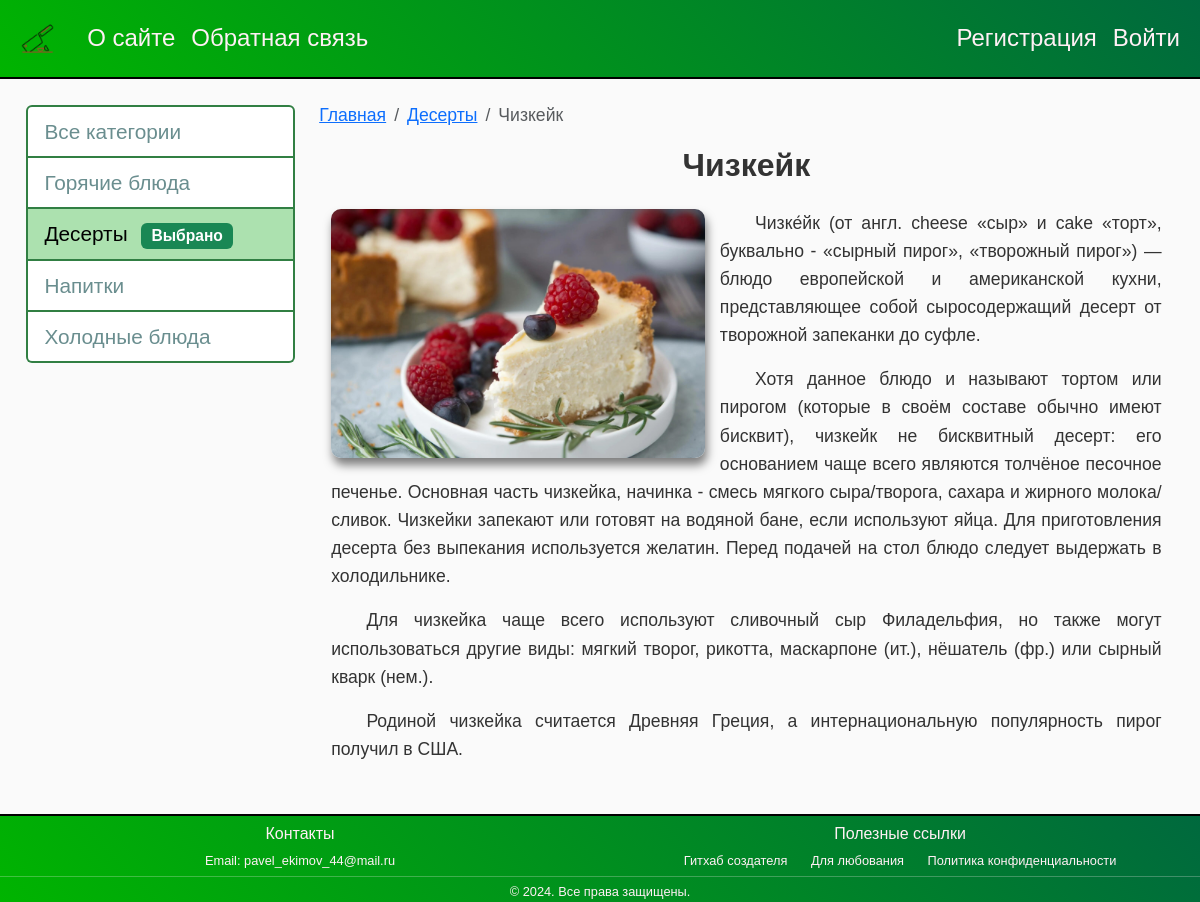
The app's page /post/chizkeyk/ with its own data.
### meal/models.py (models this page shows, shortened)
class Category(models.Model):
    name = models.CharField(max_length=100, db_index=True, verbose_name='Категория')
    slug = models.SlugField(max_length=255, unique=True, db_index=True, verbose_name='URL')
    def __str__(self):
        return self.name
    def get_absolute_url(self):
        return reverse('category', kwargs={'cat_slug': self.slug})
    class Meta:
        verbose_name = 'Категорию'
        verbose_name_plural = 'Категории'
        ordering = ['id']

class Food(models.Model):
    title = models.CharField(max_length=255, verbose_name='Название блюда')
    slug = models.SlugField(max_length=255, unique=True, db_index=True, verbose_name='URL')
    content = models.TextField(blank=True, verbose_name='Информация')
    photo = models.ImageField(upload_to="photo/%Y/%m/%d/", verbose_name='Фото')
    time_create = models.DateTimeField(auto_now_add=True, verbose_name='Время создания')
    time_update = models.DateTimeField(auto_now=True, verbose_name='Время изменения')
    is_published = models.BooleanField(default=True, verbose_name='Опубликовать')
    author = models.ForeignKey(User, on_delete=models.CASCADE, verbose_name='Автор')
    cat = models.ForeignKey('Category', on_delete=models.PROTECT, verbose_name='Категория')
    def __str__(self):
        return self.title
    class Meta:
        verbose_name = 'Различные блюда'
        verbose_name_plural = 'Различные блюда'
        ordering = ['id']

### meal/views.py (the view)
# urls.py: path('post/<slug:post_slug>/', ShowPost.as_view(), name='post'),
class ShowPost(DataMixin, DetailView):
    model = Food
    template_name = 'meal/post.html'
    slug_url_kwarg = 'post_slug'
    context_object_name = 'post'
    def get_context_data(self, *, object_list=None, **kwargs):
        context = super().get_context_data(**kwargs)
        c_def = self.get_user_context(title=context['post'])
        if not context['post'].is_published:
            c_def['cat_selected'] = -1
            c_def['breadcrumbs_extra'] = {
                'name': 'Неопубликованные записи',
                'url': reverse('unpublished_posts')
            }
        else:
            c_def['cat_selected'] = context['post'].cat.pk
        return dict(list(context.items()) + list(c_def.items()))

### meal/utils.py (called while the page is built)
    def get_user_context(self, **kwargs):
        context = kwargs
        cats = cache.get('cats')
        if not cats:
            cats = (Category.objects.annotate(food__count=Count('food', filter=Q(food__is_published=True)))
                    .filter(food__count__gt=0))
            cache.set('cats', cats, 60)
        user_menu = menu.copy()
        if not self.request.user.is_authenticated:
            user_menu.pop(1)
        context['menu'] = user_menu
        context['cats'] = cats
        context['cat_selected'] = context.get('cat_selected', 0)
        return context

### meal/templates/meal/post.html (shortened to what this page needs)
{% extends 'meal/base.html' %}
{% block leftmenu %}
    {% if post.is_published %}
        {% with cat_selected=post.cat.pk %}
            {{ block.super }}
        {% endwith %}
    {% else %}
        {% with cat_selected=-1 %}
            {{ block.super }}
        {% endwith %}
    {% endif %}
{% endblock %}
{% block breadcrumbs %}
    <nav aria-label="breadcrumb">
        <ol class="breadcrumb">
            <li class="breadcrumb-item">
                <a href="{% url 'home' %}">Главная</a>
            </li>
            {% if not post.is_published %}
                <li class="breadcrumb-item">
                    <a href="{% url 'unpublished_posts' %}">Неопубликованные записи</a>
                </li>
                <li class="breadcrumb-item active" aria-current="page">
                    {{ post.cat }}
                </li>
            {% else %}
                <li class="breadcrumb-item">
                    <a href="{% url 'category' post.cat.slug %}">{{ post.cat }}</a>
                </li>
            {% endif %}
            <li class="breadcrumb-item active" aria-current="page">
                {{ post.title }}
            </li>
        </ol>
    </nav>
{% endblock %}
{% block content %}
    <div class="container mt-4">
        <h1 class="text-center mb-4">{{ post.title }}</h1>
        <div class="post-content">
            {% if post.photo %}
                <img class="img-article-left" src="{{ post.photo.url }}" alt="Фото {{ post.title }}">
            {% endif %}
            {{ post.content|linebreaks }}
        </div>
    </div>
{% endblock %}

### meal/templates/meal/base.html (shortened to what this page needs)
{% load static %}
{% load meal_tags %}
{% load cache %}
<!DOCTYPE html>
<html>
    <head>
        <link href="{% static 'meal/css/bootstrap.min.css' %}" rel="stylesheet">
        <link href="{% static 'meal/css/styles.css' %}" rel="stylesheet">
    </head>
    <body>
        <div class="flex-wrapper">
            <div class="content-all">
                {% block mainmenu %}
                    <nav class="navbar navbar-expand-lg navbar-light bg-light">
                        <div class="container">
                            <a class="navbar-brand" href="{% url 'home' %}">
                                <div class="logo"></div>
                            </a>
                            <div class="collapse navbar-collapse" id="navbarNav">
                                <ul class="navbar-nav me-auto mb-2 mb-lg-0">
                                    {% for m in menu %}
                                        <li class="nav-item">
                                            <a class="nav-link" href="{% url m.url_name %}">{{ m.title }}</a>
                                        </li>
                                    {% endfor %}
                                </ul>
                                <ul class="navbar-nav">
                                    {% if request.user.is_authenticated %}
                                        <li class="nav-item">
                                            <a class="nav-link" href="{% url 'logout' %}">Выйти</a>
                                        </li>
                                    {% else %}
                                        <li class="nav-item">
                                            <a class="nav-link" href="{% url 'register' %}">Регистрация</a>
                                        </li>
                                        <li class="nav-item">
                                            <a class="nav-link" href="{% url 'login' %}">Войти</a>
                                        </li>
                                    {% endif %}
                                </ul>
                            </div>
                        </div>
                    </nav>
                {% endblock mainmenu %}
                <div class="container-main mt-4">
                    <div class="row">
                        <aside class="col-md-3">
                            {% block leftmenu %}
                                <ul class="list-group">
                                    {% if cat_selected == 0 %}
                                        <li class="list-group-item active">
                                            Все категории
                                            <span class="badge bg-success ms-2">Выбрано</span>
                                        </li>
                                    {% else %}
                                        <li class="list-group-item">
                                            <a href="{% url 'home' %}">Все категории</a>
                                        </li>
                                    {% endif %}
                                    {% for c in cats %}
                                        {% if c.food__count > 0 %}
                                            <li class="list-group-item {% if c.pk == cat_selected %} active {% endif %}">
                                                {% if c.pk == cat_selected %}
                                                    {{ c.name }}
                                                    <span class="badge bg-success ms-2">Выбрано</span>
                                                {% else %}
                                                    <a href="{{ c.get_absolute_url }}">{{ c.name }}</a>
                                                {% endif %}
                                            </li>
                                        {% endif %}
                                    {% endfor %}
                                </ul>
                            {% endblock leftmenu %}
                        </aside>
                        <main class="col-md-9">
                            {% block breadcrumbs %}
                            {% endblock %}
                            <div class="content-content">
                                {% block content %}
                                {% endblock %}
                            </div>
                        </main>
                    </div>
                </div>
            </div>
            {% cache 3600 footer %}
            <footer class="bg-light text-center py-3 mt-4">
                <div class="container-footer">
                    <div class="row row-footer">
                        <div class="col-md-6">
                            <h6>Контакты</h6>
                            <p>Email: pavel_ekimov_44@mail.ru</p>
                        </div>
                        <div class="col-md-6 text-center">
                            <h6>Полезные ссылки</h6>
                            <div class="footer-links">
                                <a href="https://github.com/EkimovP">Гитхаб создателя</a>
                                <a href="https://ya.ru/images/search?from=tabbar&text=nature%20photos%20are%20beautiful">Для любования</a>
                                <a href="https://tilda.cc/ru/privacy-generator/">Политика конфиденциальности</a>
                            </div>
                        </div>
                    </div>
                    <hr>
                    <p class="confidentiality">&copy; 2024. Все права защищены.</p>
                </div>
            </footer>
            {% endcache %}
        </div>
    </body>
</html>

### meal/static/meal/css/styles.css (style rules this page uses)
body { font-family: Arial, sans-serif; line-height: 1.6; background-color: #fafafa; color: #333; }
html, body { height: 100%; margin: 0; }
.flex-wrapper { display: flex; flex-direction: column; min-height: 100%; }
.content-all { flex: 1; }
.navbar-brand .logo { width: 3.2rem; height: 3.2rem; background: url('../images/knife.png') no-repeat center; background-size: contain; }
.navbar { background: linear-gradient(45deg, #00B400, #00693E); border-bottom: 2px solid black; }
.navbar .nav-link { color: #FFF0F5 !important; transition: all 1s linear; text-decoration: none; font-size: 1.5rem; }
.list-group { font-size: 1.3rem; word-wrap: break-word; }
.list-group-item a { color: #6a8e8f; text-decoration: none; }
.mt-4 { margin-top: 0.5rem !important; }
.container-main { margin: 0 1em 1em 1em; font-size: 1.1rem; padding: 0.5em; }
aside { padding-top: 0.5em; }
.list-group-item { border: 2px solid #317F43; }
.list-group-item.active { background-color: #ACE1AF; color: black; border-color: #317F43; }
.content-content { padding-top: 0.5em; }
.breadcrumb { --bs-breadcrumb-margin-bottom: 0; padding-top: 0.3em; }
.post-content { text-align: justify; text-indent: 2em; line-height: 1.6; }
.img-article-left { max-width: 45%; max-height: 80vh; float: left; width: auto; height: auto; margin-right: 15px; margin-bottom: 15px; border-radius: 10px; box-shadow: 2px 7px 10px rgba(0, 0, 0, 0.5); }
h1.text-center { font-size: 2rem; font-weight: bold; }
footer { color: #FFF0F5 !important; background: linear-gradient(45deg, #00B400, #00693E); border-top: 2px solid black; font-size: 0.8rem; }
.py-3 { padding-top: 0rem !important; padding-bottom: 0rem !important; }
footer .footer-links a { color: #FFF0F5; text-decoration: none; margin: 0 10px; transition: color 0.3s; }
footer p { margin: 0; }
.row-footer { --bs-gutter-x: 0 !important; }
hr { margin: 0.3rem 0; }
h6 { margin-top: 0.5rem; }
@media (min-width: 576px) { .container,.container-sm { max-width: 100%; } }
@media (min-width: 768px) { .container,.container-md,.container-sm { max-width: 100%; } }
@media (min-width: 992px) { .container,.container-lg,.container-md,.container-sm { max-width: 100%; } }
@media (min-width: 1200px) { .container,.container-lg,.container-md,.container-sm,.container-xl { max-width: 100%; } }

### records on screen
Category: name "Горячие блюда"
Category: name "Десерты"
Category: name "Напитки"
Category: name "Холодные блюда"
Food: cat "Десерты", title "Чизкейк", photo (picture), content "Чизке́йк (от англ. cheese «сыр» и cake «торт», буквально - «сырный пирог», «творожный пирог») — блюдо европейской и американской кухни, представляющее собой сыросодержащий десерт от творожной запеканки до суфле. Хотя данное блюдо и называют тортом или пирогом (которые в своём составе обычно имеют бисквит), чизкейк не бисквитный десерт: его основанием чаще всего являются толчёное песочное печенье. Основная часть чизкейка, начинка - смесь мягкого сыра/творога, сахара и жирного молока/сливок. Чизкейки запекают или готовят на водяной бане, если используют яйца. Для приготовления десерта без выпекания используется желатин. Перед подачей на стол блюдо следует выдержать в холодильнике. Для…"

### other values on screen
{{ m.title }} "О сайте" "Обратная связь"
